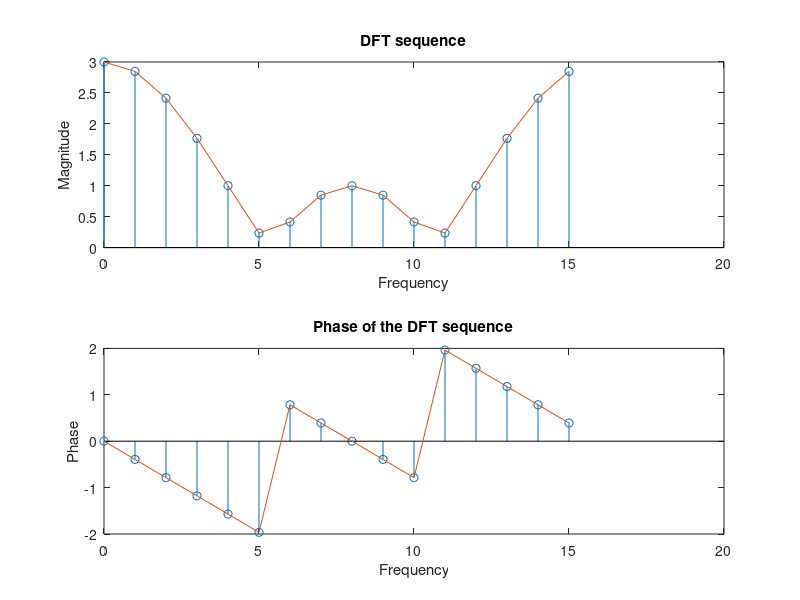

Recreate this plot in MATLAB.
%Magnitude and phase plot of dft
clc;
clear all;
close all;
xn=[1 1 1];
N=16;
L=length(xn);
if(N<L)
 error('N must be greater than or equal to L')
end
x=[xn,zeros(1,N-L)];
N=length(x);
Xk=zeros(N,1);
for k=0:N-1
 for n =0:N-1
 Xk(k+1)=Xk(k+1)+x(n+1)*exp(-1i*2*pi*n*k/N);
 end
end
disp(round(Xk));
mgXk=abs(Xk);
phaseXk=angle(Xk);
k=0:N-1;
subplot(2,1,1);
stem(k,mgXk);
hold on
plot(k,mgXk);
title('DFT sequence');
xlabel('Frequency');
ylabel('Magnitude');
subplot(2,1,2);
stem(k,phaseXk);
hold on
plot(k,phaseXk);
title('Phase of the DFT sequence');
xlabel('Frequency');
ylabel('Phase');
